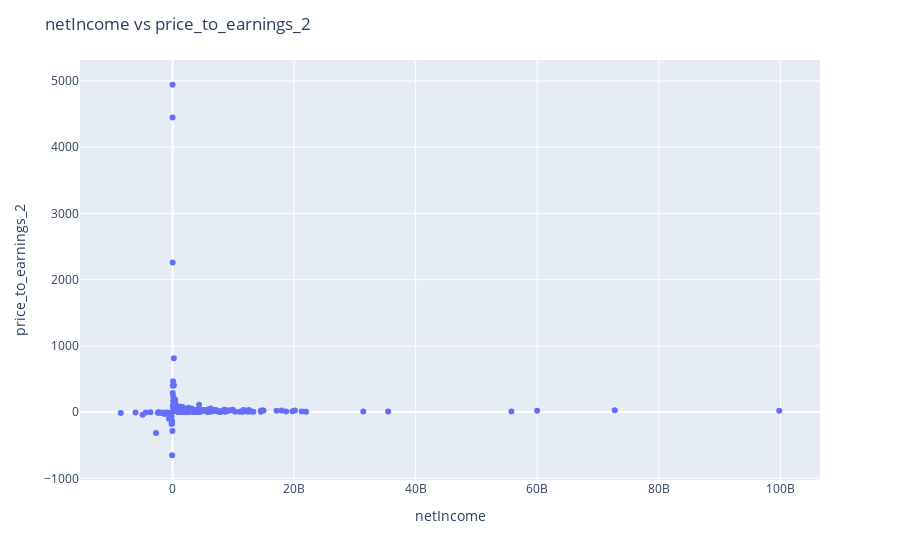

Notebook code cell kept with this figure:
### Code cell
metric = 'price_to_earnings_2'
relevant_cols = ['netIncome', 'commonStockSharesOutstanding', 'close']
x = relevant_cols[0]
hoover_data = relevant_cols[1:]
summary = index_metric_summary(df.copy(), metric, relevant_cols, x, hoover_data)

### Figure 1 — Plotly figure (JSON) as saved in the notebook; plotly's stock layout.template omitted (floating-point values rounded to 4 significant figures; data arrays with more than 128 entries replaced by an {"elided": "..."} marker saying what was removed)
{"data": [{"customdata": {"elided": "401x3 mixed values"}, "hovertemplate": "netIncome=%{x}<br>price_to_earnings_2=%{y}<br>symbol=%{customdata[0]}<br>commonStockSharesOutstanding=%{customdata[1]}<br>close=%{customdata[2]}<extra></extra>", "legendgroup": "", "marker": {"color": "#636efa", "symbol": "circle"}, "mode": "markers", "name": "", "orientation": "v", "showlegend": false, "type": "scatter", "x": {"elided": "401 int values"}, "xaxis": "x", "y": {"elided": "401 float values"}, "yaxis": "y"}], "layout": {"hovermode": "closest", "legend": {"tracegroupgap": 0}, "margin": {"t": 60}, "title": {"text": "netIncome vs price_to_earnings_2"}, "xaxis": {"anchor": "y", "domain": [0, 1], "title": {"text": "netIncome"}}, "yaxis": {"anchor": "x", "domain": [0, 1], "title": {"text": "price_to_earnings_2"}}}}
